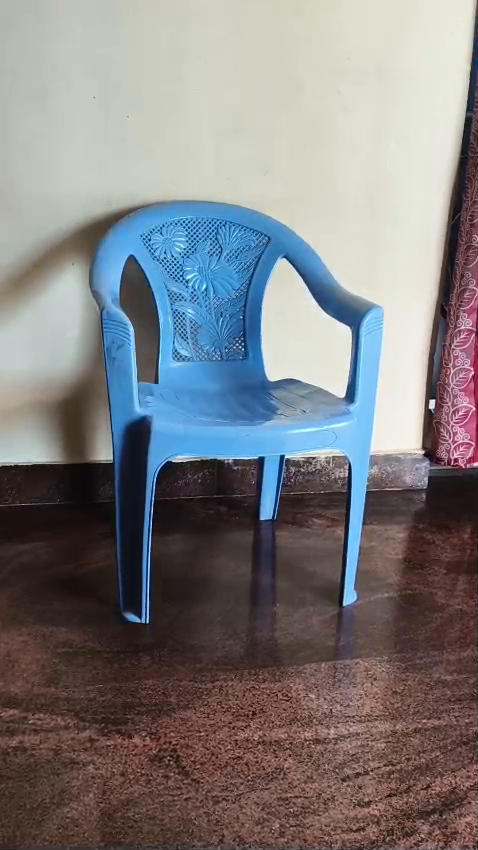
#> input picture frame 24 of test_video.mp4, 478 x 850 px
$ python color_tracker.py
#> lines starting #> are read from the running program, lines starting #| are printed output that depends on the picture; after the words box and inside, x2 and y2 are one past the last pixel; in counts of white or black regions, pixels touching at a corner belong together
import cv2
import numpy as np

# 1. Load your pre-recorded video
video_path = 'test_video.mp4' # Make sure this matches your video file name
cap = cv2.VideoCapture(video_path)

# Graceful Error Handling: Check if the video loaded correctly
if not cap.isOpened():
    print(f"Error: Could not open video file '{video_path}'. Please check the file path.")
    exit()

while True:
    success, frame = cap.read()
#> frame is the input picture: shape (850, 478, 3); mean B, G, R 126.1, 124.5, 126.3

    # If the video ends, exit the loop
    if not success:
        break

    # Resize the frame for a consistent viewing window
    frame = cv2.resize(frame, (640, 480))
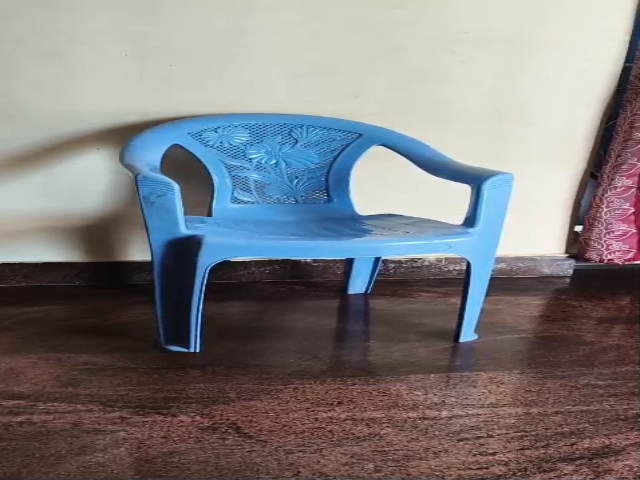
#> frame: shape (480, 640, 3); mean B, G, R 126, 124.4, 126.2

    # 2. Convert the frame from BGR to HSV
    hsv = cv2.cvtColor(frame, cv2.COLOR_BGR2HSV)
#> hsv: shape (480, 640, 3); mean H, S, V 43.7, 69.2, 142.9

    # 3. Define the color bounds for Blue
    # (Adjust these if your specific object needs tweaking based on your trackbar testing)
    lower_bound = np.array([90, 100, 100])
    upper_bound = np.array([130, 255, 255])

    # 4. Create the black-and-white mask
    mask = cv2.inRange(hsv, lower_bound, upper_bound)
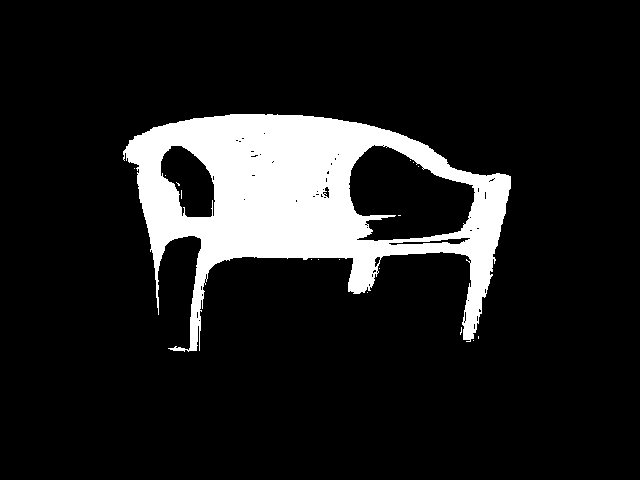
#> mask: shape (480, 640); 12.2% white; 17 white regions (16 under 20 px)

    # 5. Find contours on the mask
    contours, hierarchy = cv2.findContours(mask, cv2.RETR_EXTERNAL, cv2.CHAIN_APPROX_SIMPLE)
#> contours = 10 contours, 9 with area under 20; largest, box (x1, y1, x2, y2) and area: (123, 114, 511, 352) 47860

    # Loop through all found contours
    for contour in contours:
        area = cv2.contourArea(contour)

        # Filter out background noise (only track objects larger than 500 pixels)
        if area > 500:
            # Get the bounding box coordinates (x, y, width, height)
            x, y, w, h = cv2.boundingRect(contour)

            # Draw a Green rectangle around the object on the original frame
            # Parameters: image, top-left corner, bottom-right corner, color (BGR), thickness
            cv2.rectangle(frame, (x, y), (x + w, y + h), (0, 255, 0), 2)

            # Define the text label
            label = "Blue Object"

            # Draw the text slightly above the rectangle (y - 10 moves it up)
            cv2.putText(frame, label, (x, y - 10), cv2.FONT_HERSHEY_SIMPLEX, 0.6, (255, 255, 255), 2)
#> this loop made 10 passes
#> (area, x, y, w, h, label) on pass 10: (47859.5, 123, 114, 388, 238, 'Blue Object')
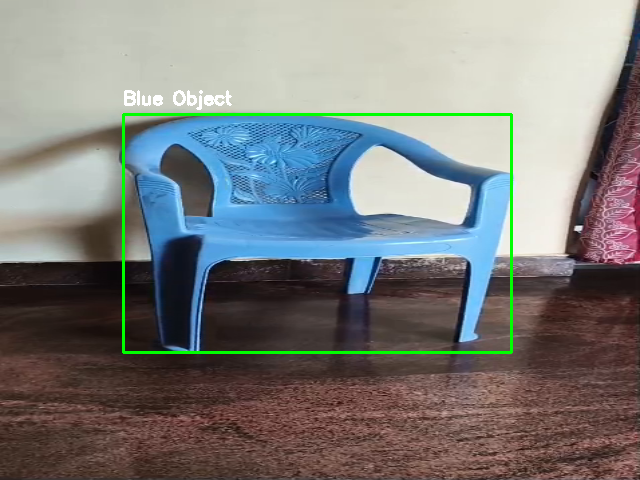
#> frame: shape (480, 640, 3); 1.49% of pixels changed, all inside (x1, y1, x2, y2) = (122, 90, 513, 354)

    # 6. Display the video windows
    cv2.imshow("Original Video", frame)
    cv2.imshow("Mask (White = Target)", mask)

    # 7. Press 'q' to exit the video early
    if cv2.waitKey(30) & 0xFF == ord('q'):
#> (key q is pressed here)
        break

# Clean up memory and close windows when done
cap.release()
cv2.destroyAllWindows()

$ run again, starting later in the video
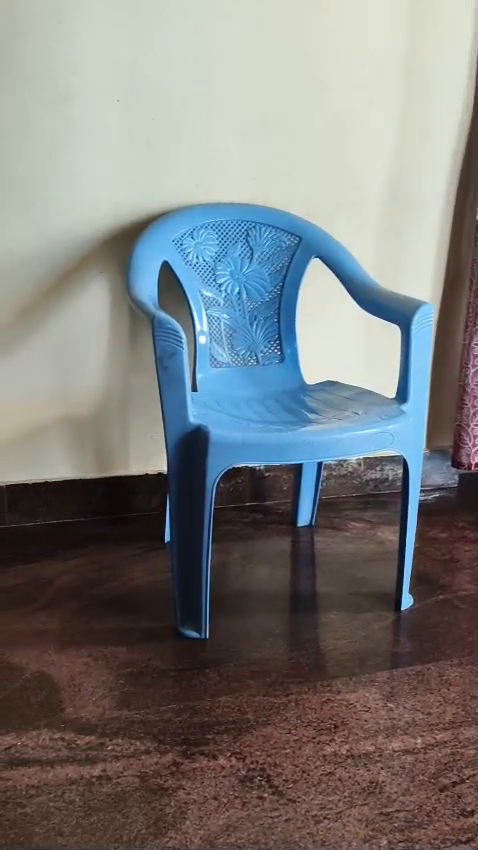
#> input picture frame 109 of test_video.mp4, 478 x 850 px
#> frame is the input picture: shape (850, 478, 3); mean B, G, R 122.8, 123.7, 122.7
#> hsv: shape (480, 640, 3); mean H, S, V 40.9, 69.7, 139.5
#> `mask = cv2.inRange(hsv, lower_bound, upper_bound)`:
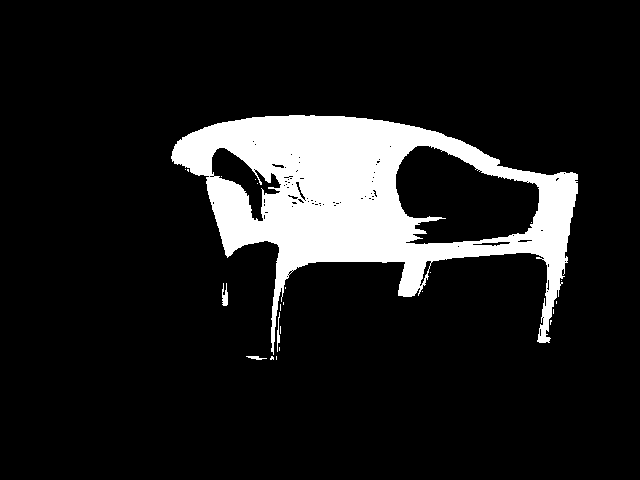
#> mask: shape (480, 640); 11.9% white; 23 white regions (19 under 20 px)
#> contours = 19 contours, 15 with area under 20; largest, box (x1, y1, x2, y2) and area: (171, 115, 578, 355) 47410, (222, 283, 228, 306) 59, (246, 356, 267, 360) 24, (277, 312, 280, 352) 22
#> the loop `for contour in contours:` made 19 passes
#> (area, x, y, w, h, label) on pass 19: (47410.5, 171, 115, 407, 240, 'Blue Object')
#> after the loop `for contour in contours:`:
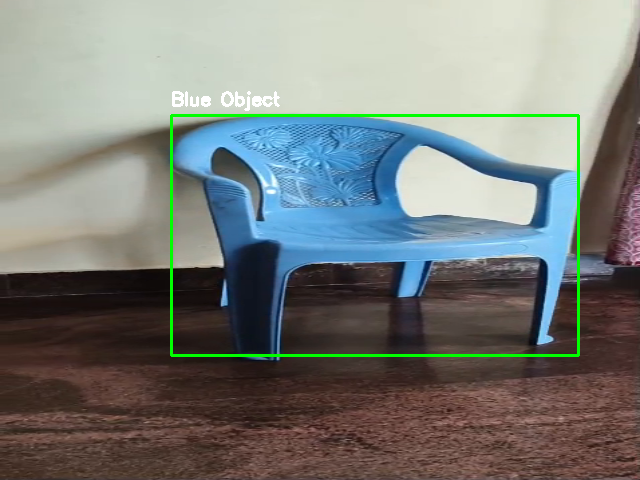
#> frame: shape (480, 640, 3); mean B, G, R 121.5, 125.5, 121.3

$ run again, starting later in the video
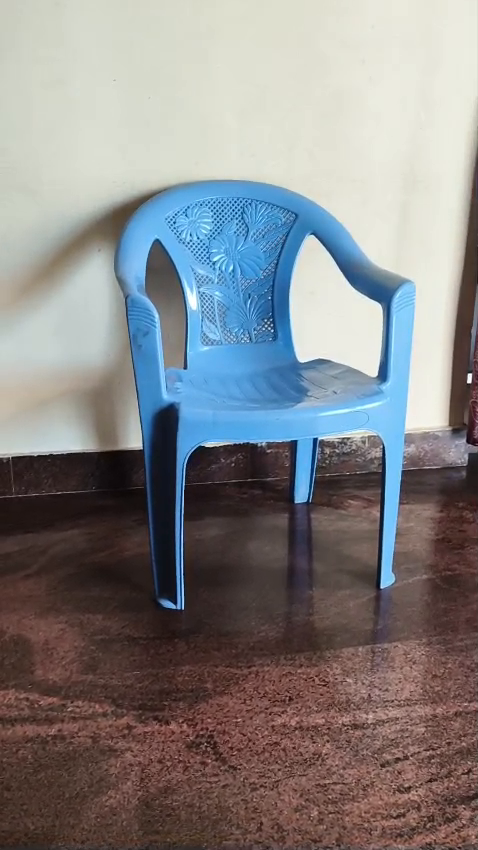
#> input picture frame 195 of test_video.mp4, 478 x 850 px
#> frame is the input picture: shape (850, 478, 3); mean B, G, R 133, 131.7, 132.8
#> hsv: shape (480, 640, 3); mean H, S, V 40.2, 67.8, 150.3
#> `mask = cv2.inRange(hsv, lower_bound, upper_bound)`:
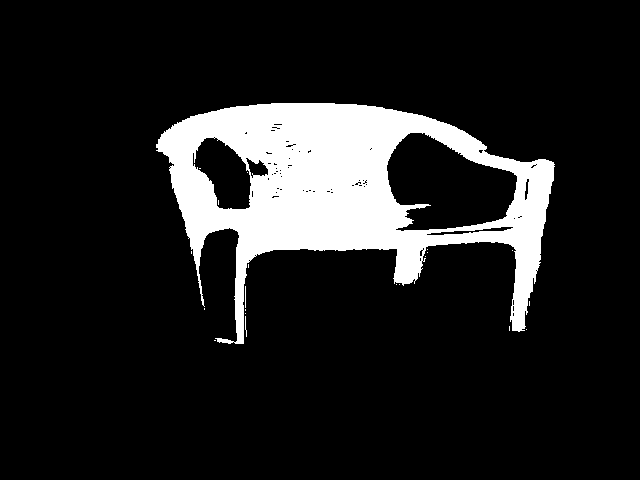
#> mask: shape (480, 640); 12.8% white; 21 white regions (18 under 20 px)
#> contours = 18 contours, 17 with area under 20; largest, box (x1, y1, x2, y2) and area: (156, 103, 555, 344) 50342
#> the loop `for contour in contours:` made 18 passes
#> (area, x, y, w, h, label) on pass 18: (50341.5, 156, 103, 399, 241, 'Blue Object')
#> after the loop `for contour in contours:`:
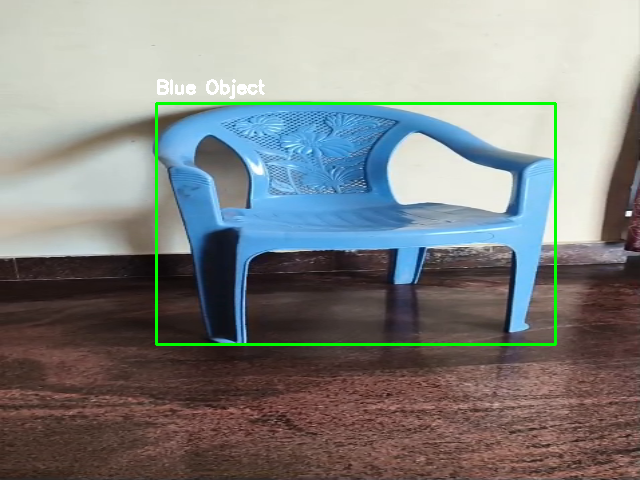
#> frame: shape (480, 640, 3); mean B, G, R 131.4, 133.3, 131.2
